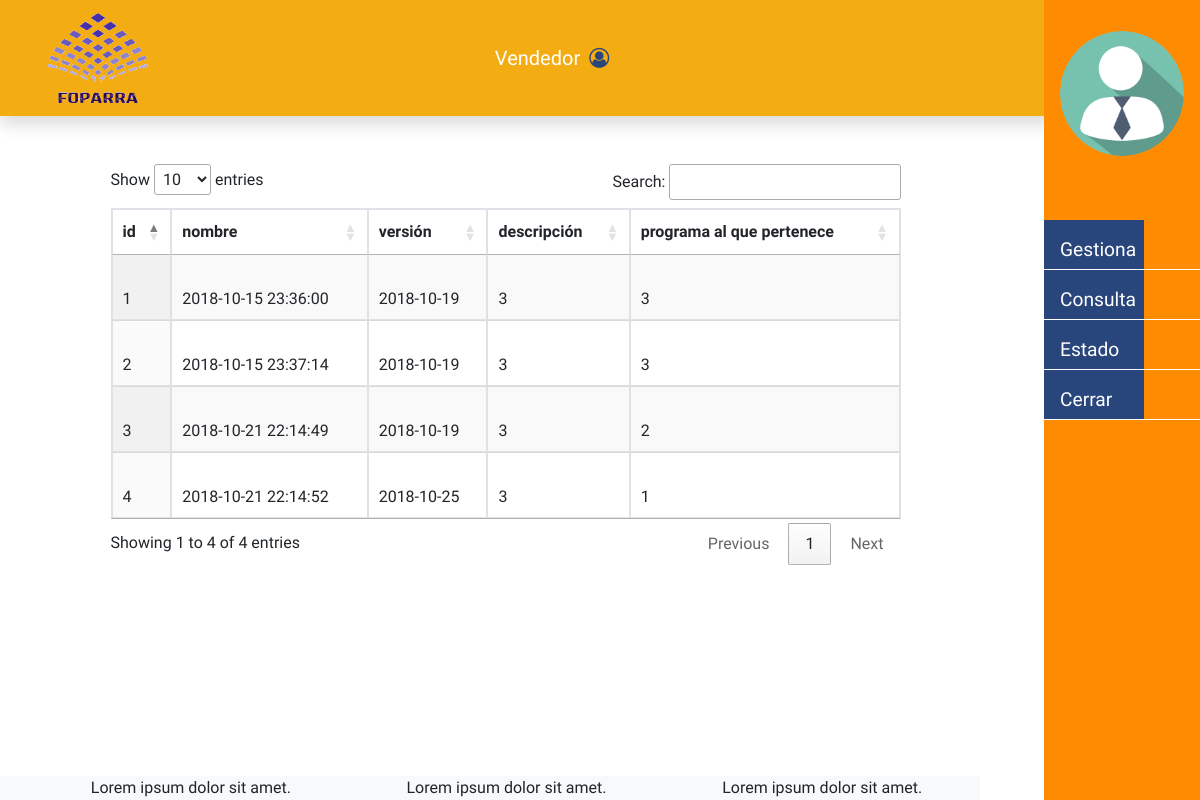
The page /public/vendedor/mostrarMenu (signed in) on the database its author committed.
### tables this page shows
CREATE TABLE `alquiler` (
  `id_alquiler` int(11) NOT NULL,
  `fecha_inicio` timestamp NULL DEFAULT CURRENT_TIMESTAMP,
  `fecha_fin` date DEFAULT NULL,
  `usuario_vendedor` int(11) NOT NULL,
  `estado_idestado` int(11) NOT NULL,
  `usuario_idcliente` int(11) NOT NULL
);

### app/lib/Controller.php (called while the page is built, shortened)
<?php
class Controller
{
	 public function viewIntern($cabecera, $view, $data=[], $title= '')
	 {
		require_once '../app/views/all/header.php';
	 	require_once '../app/views/'.$view.'.php';
	 	require_once '../app/views/all/footer.php';
	 }
	 public function model($model)
	 {
	 	$model=ucwords($model).'Model';
	 	return new $model();
	 }
}
 ?>

### app/controllers/Vendedor.php (called while the page is built, shortened)
<?php
 class Vendedor extends Controller
 {
 	private $model;
 	function __construct()
 	{
 		$this->model=parent::model('vendedor');
 	}
	public function mostrarMenu()
	{
		$data=$this->model->consultarAlquileresH($_SESSION['usuario']->idusuario);
		parent::viewIntern('vendedor/index','vendedor/ventas',$data);
	}
 }
 ?>

### app/lib/Core.php (called while the page is built, shortened)
<?php
class Core
{
	function __construct()
	{
		$this->m='index';
		$url = isset($_REQUEST['url']) ? explode('/', $_REQUEST['url']) : null ;
		if (isset($url[0])) {
			if (file_exists('../app/controllers/'.$url[0].'.php')) {
				unset($url[0]);
			}
		}
		$this->c=new $this->c();
		if (isset($url[1])) {
			if (method_exists($this->c, $url[1])){
				$this->m=$url[1];
				unset($url[1]);
			}
		}
		$this->p=$url?array_values($url):[];
		call_user_func_array([$this->c, $this->m], $this->p);
	}
}
 ?>

### public/index.php (called while the page is built)
<?php
require_once '../app/index.php';
$core=new Core();
 ?>

### app/lib/Database.php (called while the page is built, shortened)
<?php
class Database
{
	private $conexion;
	private $resultado;
	function __construct()
	{
		try {
			$this->conexion=new PDO('mysql:host=localhost;dbname=foparra1;charset=utf8','root','');
		} catch (PDOException $e) {
			die($e->getMessage());
		}
	}
	public function bindP($posicion, $valor, $tipo = null)
	{
		if (is_null($tipo)) {
			switch (true) {
				default:
					$tipo=PDO::PARAM_STR;
					break;
			}
		}
		$this->resultado->bindValue($posicion, $valor, $tipo);
	}
	public function query($sql='')
	{
		$this->resultado=$this->conexion->prepare($sql);
	}
	public function execute()
	{
		$this->resultado->execute();
	}
	public function showAll()
	{
		return $this->resultado->fetchAll(PDO::FETCH_OBJ);
	}
}
 ?>

### app/models/VendedorModel.php (called while the page is built, shortened)
<?php
class VendedorModel extends UsuarioModel
{
	public function consultarAlquileresH($data){
		$this->db->query("SELECT * FROM `alquiler` WHERE usuario_vendedor=?");
		$this->db->bindP(1,$data);
		$this->db->execute();
		return $this->db->showAll();
	}
}
 ?>

### app/models/UsuarioModel.php (called while the page is built, shortened)
<?php
class UsuarioModel
{
	function __construct()
 	{
 		$this->db=new Database();
 	}
}
 ?>

### app/views/vendedor/ventas.php (the view, shortened to what this page needs)
<div class="contenedor-fluid">
        <div class="row">
            <div class="col-1"></div>
            <div class="col-8 mt-5 mx-2">
            <table id="table_id" class='display table table-fluid table table-bordered table-white table-hover'>
                <thead>
                    <th>id</th>
                    <th>nombre</th>
                    <th>versión</th>
                    <th>descripción</th>
                    <th>programa al que pertenece</th>
                    </thead>
                <tbody>
                    <?php foreach ($data as $fila):?>
                        <tr>
                            <td>
                                <br><?=$fila->id_alquiler;?>
                            </td>
                            <td>
                                <br><?=$fila->fecha_inicio;?>
                            </td>
                            <td>
                                <br><?=$fila->fecha_fin;?>
                            </td>
                            <td>
                                <br><?=$fila->usuario_idcliente;?>
                            </td>
                            <td>
                                <br><?=$fila->estado_idestado;?>
                            </td>
                        </tr>
                    <?php endforeach;?>
                    </tbody>
                </table>
                </div>
        </div>
    </div>

### public/css/app.css (style rules this page uses)
* { margin:0px; padding: 0px; }

### app/views/all/header.php (style rules this page uses)
* { font-family: 'Indie Flower', cursive; }

### rows shown on the page
alquiler: id_alquiler "1", fecha_inicio "2018-10-15 23:36:00", fecha_fin "2018-10-19", usuario_idcliente "3", estado_idestado "3"
alquiler: id_alquiler "2", fecha_inicio "2018-10-15 23:37:14", fecha_fin "2018-10-19", usuario_idcliente "3", estado_idestado "3"
alquiler: id_alquiler "3", fecha_inicio "2018-10-21 22:14:49", fecha_fin "2018-10-19", usuario_idcliente "3", estado_idestado "2"
alquiler: id_alquiler "4", fecha_inicio "2018-10-21 22:14:52", fecha_fin "2018-10-25", usuario_idcliente "3", estado_idestado "1"
